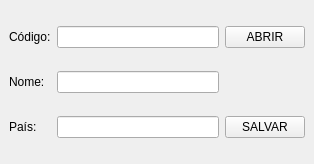
<?xml version="1.0" encoding="UTF-8"?>
<ui version="4.0">
 <class>MainWindow</class>
 <widget class="QMainWindow" name="MainWindow">
  <property name="geometry">
   <rect>
    <x>0</x>
    <y>0</y>
    <width>314</width>
    <height>164</height>
   </rect>
  </property>
  <property name="windowTitle">
   <string>ATUALIZAR</string>
  </property>
  <widget class="QWidget" name="centralwidget">
   <layout class="QGridLayout" name="gridLayout">
    <item row="0" column="0">
     <widget class="QLabel" name="label_codigo">
      <property name="text">
       <string>Código:</string>
      </property>
     </widget>
    </item>
    <item row="0" column="1">
     <widget class="QLineEdit" name="lineEdit_codigo"/>
    </item>
    <item row="0" column="2">
     <widget class="QPushButton" name="pushButton_abrir">
      <property name="text">
       <string>ABRIR</string>
      </property>
     </widget>
    </item>
    <item row="1" column="0">
     <widget class="QLabel" name="label_nome">
      <property name="text">
       <string>Nome:</string>
      </property>
     </widget>
    </item>
    <item row="1" column="1">
     <widget class="QLineEdit" name="lineEdit_nome"/>
    </item>
    <item row="2" column="0">
     <widget class="QLabel" name="label_pais">
      <property name="text">
       <string>País:</string>
      </property>
     </widget>
    </item>
    <item row="2" column="1">
     <widget class="QLineEdit" name="lineEdit_pais"/>
    </item>
    <item row="2" column="2">
     <widget class="QPushButton" name="pushButton_salvar">
      <property name="text">
       <string>SALVAR</string>
      </property>
     </widget>
    </item>
   </layout>
  </widget>
 </widget>
 <resources/>
 <connections/>
</ui>
